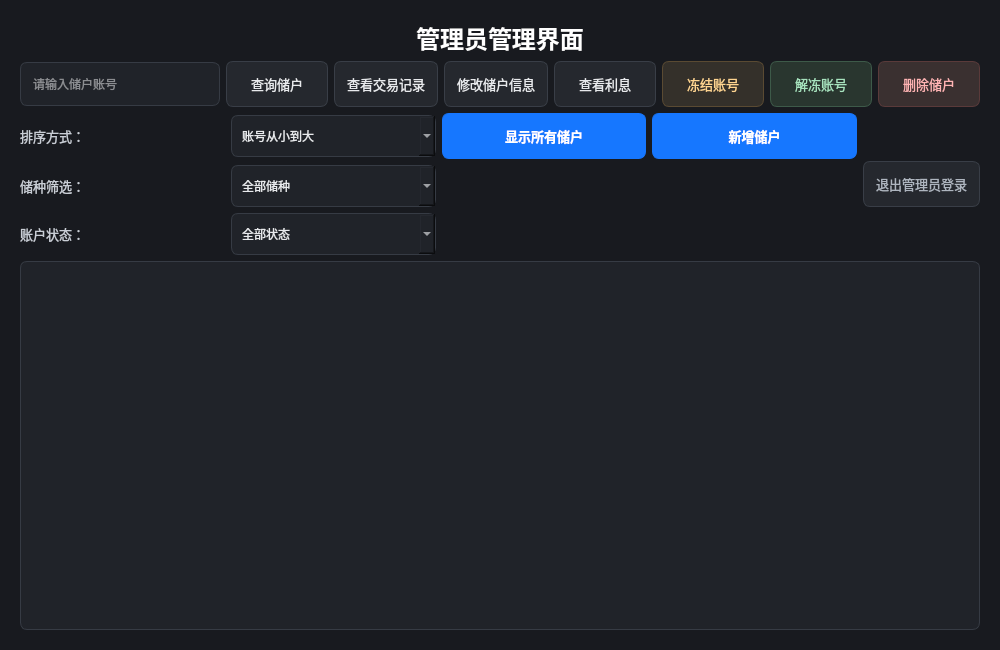
<?xml version="1.0" encoding="UTF-8"?>
<ui version="4.0">
 <class>AdminWindow</class>
 <widget class="QWidget" name="AdminWindow">
  <property name="geometry">
   <rect>
    <x>0</x>
    <y>0</y>
    <width>1000</width>
    <height>650</height>
   </rect>
  </property>
  <property name="windowTitle">
   <string>Form</string>
  </property>
  <property name="styleSheet">
   <string notr="true">QWidget {
    background-color: #181A1F;
    color: #E8EAED;
}

QLabel {
    color: #C9CED6;
    font-size: 13px;
}

QLabel#titleLabel {
    color: #FFFFFF;
    font-size: 24px;
    font-weight: bold;
}

QLineEdit {
    background-color: #202329;
    color: #F5F7FA;
    border: 1px solid #363B44;
    border-radius: 7px;
    padding: 6px 10px;
    min-height: 30px;
}

QLineEdit:focus {
    border: 1px solid #1677FF;
}

QComboBox {
    background-color: #202329;
    color: #E8EAED;
    border: 1px solid #363B44;
    border-radius: 7px;
    padding: 5px 10px;
    min-height: 30px;
}

QComboBox:hover {
    border: 1px solid #4A5260;
}

QComboBox:focus {
    border: 1px solid #1677FF;
}

QComboBox QAbstractItemView {
    background-color: #202329;
    color: #E8EAED;
    selection-background-color: #1677FF;
    selection-color: #FFFFFF;
}

QPushButton {
    background-color: #25282E;
    color: #E8EAED;
    border: 1px solid #393E47;
    border-radius: 7px;
    min-height: 36px;
    padding: 4px 12px;
    font-size: 13px;
}

QPushButton:hover {
    background-color: #30353D;
    border: 1px solid #1677FF;
}

QPushButton:pressed {
    background-color: #1268D5;
    border: 1px solid #1268D5;
}

QPushButton#showAllButton,
QPushButton#addCustomerButton {
    background-color: #1677FF;
    color: #FFFFFF;
    border: 1px solid #1677FF;
    font-weight: bold;
}

QPushButton#showAllButton:hover,
QPushButton#addCustomerButton:hover {
    background-color: #398BFF;
}

QPushButton#deleteButton {
    background-color: #3A3030;
    color: #FFB4B4;
    border: 1px solid #5A3A3A;
}

QPushButton#deleteButton:hover {
    background-color: #4A3535;
    border: 1px solid #E57373;
}

QPushButton#freezeButton {
    background-color: #34302A;
    color: #FFD591;
    border: 1px solid #5A4A32;
}

QPushButton#freezeButton:hover {
    background-color: #443A2B;
    border: 1px solid #D9A441;
}

QPushButton#unfreezeButton {
    background-color: #29362F;
    color: #A7E3BE;
    border: 1px solid #3D5A49;
}

QPushButton#unfreezeButton:hover {
    background-color: #31483B;
    border: 1px solid #65B88A;
}

QPushButton#exitButton {
    background-color: #25282E;
    color: #AEB5BF;
}

QPushButton#exitButton:hover {
    background-color: #353A42;
    border: 1px solid #7E8793;
}

QTableView {
    background-color: #202329;
    alternate-background-color: #24272D;
    color: #E8EAED;
    gridline-color: #343941;
    border: 1px solid #363B44;
    border-radius: 7px;
    selection-background-color: #1677FF;
    selection-color: #FFFFFF;
}

QHeaderView::section {
    background-color: #2B2F36;
    color: #F5F7FA;
    border: none;
    border-right: 1px solid #3A3F47;
    border-bottom: 1px solid #3A3F47;
    padding: 7px;
    font-weight: bold;
}

QScrollBar:vertical {
    background-color: #202329;
    width: 10px;
    margin: 0px;
}

QScrollBar::handle:vertical {
    background-color: #4A505A;
    border-radius: 5px;
    min-height: 30px;
}

QScrollBar::handle:vertical:hover {
    background-color: #626A76;
}</string>
  </property>
  <layout class="QVBoxLayout" name="verticalLayout_2">
   <property name="leftMargin">
    <number>20</number>
   </property>
   <property name="topMargin">
    <number>20</number>
   </property>
   <property name="rightMargin">
    <number>20</number>
   </property>
   <property name="bottomMargin">
    <number>20</number>
   </property>
   <item>
    <layout class="QVBoxLayout" name="verticalLayout">
     <item>
      <widget class="QLabel" name="titleLabel">
       <property name="font">
        <font>
         <pointsize>-1</pointsize>
         <bold>true</bold>
        </font>
       </property>
       <property name="text">
        <string>管理员管理界面</string>
       </property>
       <property name="alignment">
        <set>Qt::AlignmentFlag::AlignCenter</set>
       </property>
      </widget>
     </item>
     <item>
      <layout class="QHBoxLayout" name="horizontalLayout">
       <item>
        <widget class="QLineEdit" name="searchAccountLineEdit">
         <property name="sizePolicy">
          <sizepolicy hsizetype="Minimum" vsizetype="Fixed">
           <horstretch>0</horstretch>
           <verstretch>0</verstretch>
          </sizepolicy>
         </property>
         <property name="minimumSize">
          <size>
           <width>200</width>
           <height>44</height>
          </size>
         </property>
         <property name="placeholderText">
          <string>请输入储户账号</string>
         </property>
        </widget>
       </item>
       <item>
        <widget class="QPushButton" name="searchButton">
         <property name="minimumSize">
          <size>
           <width>100</width>
           <height>46</height>
          </size>
         </property>
         <property name="text">
          <string>查询储户</string>
         </property>
        </widget>
       </item>
       <item>
        <widget class="QPushButton" name="recordButton">
         <property name="minimumSize">
          <size>
           <width>100</width>
           <height>46</height>
          </size>
         </property>
         <property name="text">
          <string>查看交易记录</string>
         </property>
        </widget>
       </item>
       <item>
        <widget class="QPushButton" name="modifyButton">
         <property name="minimumSize">
          <size>
           <width>100</width>
           <height>46</height>
          </size>
         </property>
         <property name="text">
          <string>修改储户信息</string>
         </property>
        </widget>
       </item>
       <item>
        <widget class="QPushButton" name="interestButton">
         <property name="minimumSize">
          <size>
           <width>100</width>
           <height>46</height>
          </size>
         </property>
         <property name="text">
          <string>查看利息</string>
         </property>
        </widget>
       </item>
       <item>
        <widget class="QPushButton" name="freezeButton">
         <property name="minimumSize">
          <size>
           <width>100</width>
           <height>46</height>
          </size>
         </property>
         <property name="text">
          <string>冻结账号</string>
         </property>
        </widget>
       </item>
       <item>
        <widget class="QPushButton" name="unfreezeButton">
         <property name="minimumSize">
          <size>
           <width>100</width>
           <height>46</height>
          </size>
         </property>
         <property name="text">
          <string>解冻账号</string>
         </property>
        </widget>
       </item>
       <item>
        <widget class="QPushButton" name="deleteButton">
         <property name="minimumSize">
          <size>
           <width>100</width>
           <height>46</height>
          </size>
         </property>
         <property name="text">
          <string>删除储户</string>
         </property>
        </widget>
       </item>
      </layout>
     </item>
     <item>
      <layout class="QHBoxLayout" name="horizontalLayout_2">
       <item>
        <layout class="QGridLayout" name="gridLayout">
         <item row="0" column="3">
          <widget class="QPushButton" name="showAllButton">
           <property name="minimumSize">
            <size>
             <width>100</width>
             <height>46</height>
            </size>
           </property>
           <property name="text">
            <string>显示所有储户</string>
           </property>
          </widget>
         </item>
         <item row="2" column="1">
          <widget class="QLabel" name="label_2">
           <property name="minimumSize">
            <size>
             <width>100</width>
             <height>35</height>
            </size>
           </property>
           <property name="text">
            <string>储种筛选：</string>
           </property>
          </widget>
         </item>
         <item row="0" column="2">
          <widget class="QComboBox" name="sortComboBox">
           <property name="minimumSize">
            <size>
             <width>100</width>
             <height>42</height>
            </size>
           </property>
           <item>
            <property name="text">
             <string>账号从小到大</string>
            </property>
           </item>
           <item>
            <property name="text">
             <string>账号从大到小</string>
            </property>
           </item>
           <item>
            <property name="text">
             <string>余额从高到低</string>
            </property>
           </item>
           <item>
            <property name="text">
             <string>余额从低到高</string>
            </property>
           </item>
          </widget>
         </item>
         <item row="0" column="4">
          <widget class="QPushButton" name="addCustomerButton">
           <property name="minimumSize">
            <size>
             <width>100</width>
             <height>46</height>
            </size>
           </property>
           <property name="text">
            <string>新增储户</string>
           </property>
          </widget>
         </item>
         <item row="0" column="1">
          <widget class="QLabel" name="label">
           <property name="minimumSize">
            <size>
             <width>100</width>
             <height>35</height>
            </size>
           </property>
           <property name="text">
            <string>排序方式：</string>
           </property>
          </widget>
         </item>
         <item row="3" column="2">
          <widget class="QComboBox" name="statusComboBox">
           <property name="minimumSize">
            <size>
             <width>100</width>
             <height>42</height>
            </size>
           </property>
           <item>
            <property name="text">
             <string>全部状态</string>
            </property>
           </item>
           <item>
            <property name="text">
             <string>正常</string>
            </property>
           </item>
           <item>
            <property name="text">
             <string>已挂失</string>
            </property>
           </item>
           <item>
            <property name="text">
             <string>已冻结</string>
            </property>
           </item>
          </widget>
         </item>
         <item row="2" column="2">
          <widget class="QComboBox" name="depositTypeComboBox">
           <property name="minimumSize">
            <size>
             <width>100</width>
             <height>42</height>
            </size>
           </property>
           <item>
            <property name="text">
             <string>全部储种</string>
            </property>
           </item>
           <item>
            <property name="text">
             <string>定期1年</string>
            </property>
           </item>
           <item>
            <property name="text">
             <string>定期3年</string>
            </property>
           </item>
           <item>
            <property name="text">
             <string>定期5年</string>
            </property>
           </item>
          </widget>
         </item>
         <item row="3" column="1">
          <widget class="QLabel" name="label_3">
           <property name="minimumSize">
            <size>
             <width>100</width>
             <height>35</height>
            </size>
           </property>
           <property name="text">
            <string>账户状态：</string>
           </property>
          </widget>
         </item>
        </layout>
       </item>
       <item>
        <widget class="QPushButton" name="exitButton">
         <property name="sizePolicy">
          <sizepolicy hsizetype="Fixed" vsizetype="Fixed">
           <horstretch>0</horstretch>
           <verstretch>0</verstretch>
          </sizepolicy>
         </property>
         <property name="minimumSize">
          <size>
           <width>100</width>
           <height>46</height>
          </size>
         </property>
         <property name="text">
          <string>退出管理员登录</string>
         </property>
        </widget>
       </item>
      </layout>
     </item>
     <item>
      <widget class="QTableView" name="customerTable">
       <property name="sizePolicy">
        <sizepolicy hsizetype="Preferred" vsizetype="Expanding">
         <horstretch>0</horstretch>
         <verstretch>0</verstretch>
        </sizepolicy>
       </property>
       <attribute name="verticalHeaderStretchLastSection">
        <bool>false</bool>
       </attribute>
      </widget>
     </item>
    </layout>
   </item>
  </layout>
 </widget>
 <resources/>
 <connections/>
</ui>
